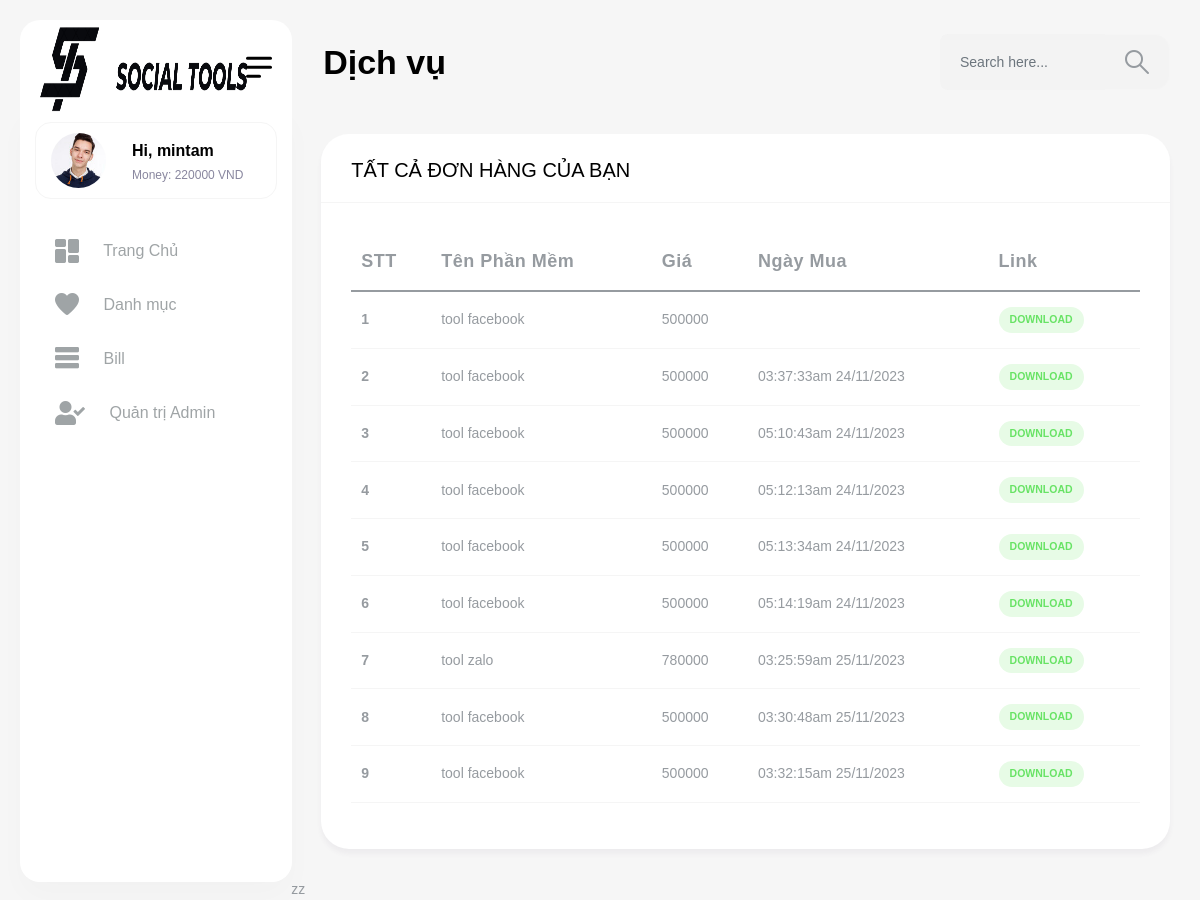
The page /view/index.php?act=bill (signed in) on the database its author committed.
### tables this page shows
CREATE TABLE `user` (
  `id_user` int(11) NOT NULL,
  `ten_user` varchar(255) NOT NULL,
  `pass` varchar(255) NOT NULL,
  `email` varchar(255) NOT NULL,
  `money` int(11) NOT NULL DEFAULT 0,
  `total_money` int(11) NOT NULL DEFAULT 0,
  `role` tinyint(4) NOT NULL DEFAULT 0
);

CREATE TABLE `bill` (
  `id_bill` int(11) NOT NULL,
  `id_phanmem` int(11) NOT NULL,
  `id_user` int(11) NOT NULL,
  `date` varchar(255) NOT NULL
);

CREATE TABLE `phanmem` (
  `id_phanmem` int(11) NOT NULL,
  `ten_phanmem` varchar(255) NOT NULL,
  `img` varchar(255) NOT NULL,
  `price` int(11) NOT NULL,
  `link` varchar(255) NOT NULL,
  `des` varchar(10000) DEFAULT NULL,
  `id_danhmuc` int(11) NOT NULL
);

### model/pdo.php (called while the page is built, shortened)
<?php
function pdo_get_connection(){
    $servername = "localhost";
    $username = "root";
    $password = "";
    try {
        $conn = new PDO("mysql:host=$servername;dbname=duan1", $username, $password);
        $conn->setAttribute(PDO::ATTR_ERRMODE, PDO::ERRMODE_EXCEPTION);
        return $conn;
    } catch(PDOException $e) {
        echo "Connection failed: " . $e->getMessage();
    }
}
function pdo_query($sql){
    $sql_args=array_slice(func_get_args(),1);
    try{
        $conn=pdo_get_connection();
        $stmt=$conn->prepare($sql);
        $stmt->execute($sql_args);
        $rows=$stmt->fetchAll();
        return $rows;
    }
    catch(PDOException $e){
        throw $e;
    }
    finally{
        unset($conn);
    }
}
function pdo_query_one($sql){
    $sql_args=array_slice(func_get_args(),1);
    try{
        $conn=pdo_get_connection();
        $stmt=$conn->prepare($sql);
        $stmt->execute($sql_args);
        $row=$stmt->fetch(PDO::FETCH_ASSOC);
        return $row;
    }
    catch(PDOException $e){
        throw $e;
    }
    finally{
        unset($conn);
    }
}
?>

### model/taikhoan.php (called while the page is built, shortened)
<?php
function load_one_user($id_user) {
    $sql = "select * from `user` where `id_user`= '{$id_user}'";
    $one_user = pdo_query_one($sql);
    return $one_user;
}
?>

### model/bill.php (called while the page is built, shortened)
<?php
    function load_bill_user($id_user){
        $sql = "SELECT * FROM `bill`
        JOIN `user` ON bill.id_user = user.id_user
        JOIN `phanmem` ON bill.id_phanmem = phanmem.id_phanmem where bill.id_user = {$id_user}";
        $listbill = pdo_query($sql);
        return $listbill;
    }
?>

### View/bill.php (the view)
<div class="content-body">
            <div class="container-fluid">
                 <div class="row">
                    <div class="col-lg-12">
                        <div class="card">
                            <div class="card-header">
                                <h4 class="card-title">TẤT CẢ ĐƠN HÀNG CỦA BẠN</h4>
                            </div>
                            <div class="card-body">
                                <div class="table-responsive">
                                    <table class="table table-responsive-md">
                                        <thead>
                                            <tr>
                                                <th style="width:80px;"><strong>STT</strong></th>
                                                <th><strong>Tên Phần Mềm</strong></th>
                                                <th><strong>Giá</strong></th>
                                                <th><strong>Ngày mua</strong></th>
                                                <th><strong>Link</strong></th>
                                            </tr>
                                        </thead>
                                        <tbody>
                                            <?php
                                            $stt = 1;
                                            foreach($listbillUser as $bill){
                                                extract($bill);
                                            ?>
                                            <tr>
                                                <td><strong><?php echo $stt?></strong></td>
                                                <td><?php echo $ten_phanmem?></td>
                                                <td><?php echo $price?></td>
                                                <td><?php echo $date?></td>
                                                <td><a href="<?php echo $link?>"><span class="badge light badge-success">DOWNLOAD</span></a></td>
                                            </tr>
                                            <?php
                                            $stt++;
                                            }
                                            ?>
                                        </tbody>
                                    </table>
                                </div>
                            </div>
                        </div>
                    </div>
                </div>

### View/header.php (shortened to what this page needs)
<?php
	extract($_SESSION['user']);
	$one_user = load_one_user($id_user);
    if(is_array($one_user)){
        extract($one_user);
    }
?>
<!DOCTYPE html>
<html lang="en">
<head>
	<link href="../vendor/jquery-nice-select/css/nice-select.css" rel="stylesheet">
	<link rel="stylesheet" href="../vendor/nouislider/nouislider.min.css">
    <link href="../css/style.css" rel="stylesheet">
	<link rel="stylesheet" href="https://cdn.jsdelivr.net/npm/sweetalert2@11">
</head>
<body>
    <div id="main-wrapper">
        <div class="nav-header">
            <a href="index.php" class="brand-logo">
				<img src="../img/logo7.png" alt="" viewbox="0 0 0 0"  width="60" height="100" >
				<img src="../img/logo8.png" alt=""  class="brand-title" width="135" height="60" margin="0px" >
            </a>
            <div class="nav-control">
                <div class="hamburger">
                    <span class="line"></span><span class="line"></span><span class="line"></span>
                </div>
            </div>
        </div>
        <div class="header">
            <div class="header-content">
                <nav class="navbar navbar-expand">
                    <div class="collapse navbar-collapse justify-content-between">
                        <div class="header-left">
							<div class="dashboard_bar">
                                Dịch vụ
                            </div>
                        </div>
                        <ul class="navbar-nav header-right">
							<li class="nav-item">
								<div class="input-group search-area">
									<input type="text" class="form-control" placeholder="Search here...">
									<span class="input-group-text"><a href="javascript:void(0)"><i class="flaticon-381-search-2"></i></a></span>
								</div>
							</li>
                        </ul>
                    </div>
				</nav>
			</div>
		</div>
        <div class="dlabnav">
            <div class="dlabnav-scroll">
				<ul class="metismenu" id="menu">
					<li class="dropdown header-profile">
						<a class="nav-link" href="javascript:void(0);" role="button" data-bs-toggle="dropdown">
							<img src="../images/profile/pic1.jpg" width="20" alt="">
							<div class="header-info ms-3">
								<span class="font-w600 ">Hi, <b><?php echo $ten_user ?></b></span>
								<small class="text-end font-w400">Money: <?php echo $money ?> VND</small>
							</div>
						</a>
					</li>
                    <li><a class="" href="index.php" >
							<i class="flaticon-025-dashboard"></i>
							<span class="nav-text">Trang Chủ</span>
						</a>
					</li>
					<li><a class="" href="index.php?act=danhmuc" >
							<i class="flaticon-045-heart"></i>
							<span class="nav-text">Danh mục</span>
						</a>
                    </li>
					<li><a class="" href="index.php?act=bill" >
							<i class="flaticon-043-menu"></i>
							<span class="nav-text">Bill</span>
						</a>
                    </li>
					<?php if($_SESSION['user']['role']==1){?>
                            <li><a href="../admin/index.php">
								<i class="fas fa-user-check"></i>
								<span class="nav-text">Quản trị Admin</span>
							</a></li>
                    <?php } ?>
                </ul>
			</div>
        </div>

### rows shown on the page
user: ten_user "mintam", money "220000"
bill: id_phanmem.ten_phanmem "tool facebook", id_phanmem.price "500000"
bill: id_phanmem.ten_phanmem "tool facebook", id_phanmem.price "500000", date "03:37:33am 24/11/2023"
bill: id_phanmem.ten_phanmem "tool facebook", id_phanmem.price "500000", date "05:10:43am 24/11/2023"
bill: id_phanmem.ten_phanmem "tool facebook", id_phanmem.price "500000", date "05:12:13am 24/11/2023"
bill: id_phanmem.ten_phanmem "tool facebook", id_phanmem.price "500000", date "05:13:34am 24/11/2023"
bill: id_phanmem.ten_phanmem "tool facebook", id_phanmem.price "500000", date "05:14:19am 24/11/2023"
bill: id_phanmem.ten_phanmem "tool zalo", id_phanmem.price "780000", date "03:25:59am 25/11/2023"
bill: id_phanmem.ten_phanmem "tool facebook", id_phanmem.price "500000", date "03:30:48am 25/11/2023"
bill: id_phanmem.ten_phanmem "tool facebook", id_phanmem.price "500000", date "03:32:15am 25/11/2023"
